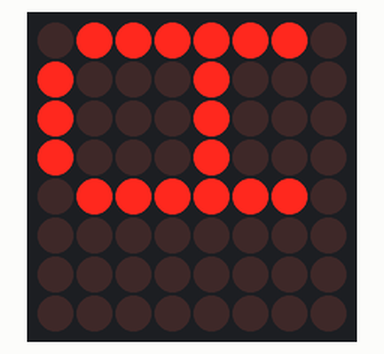
Recording of a sketch running on a simulated Arduino Uno, built with avr-gcc and run on an emulated ATmega328P. Shown: 8×8 LED matrix.

Above: at 0.1 s.
At 1.1 s:
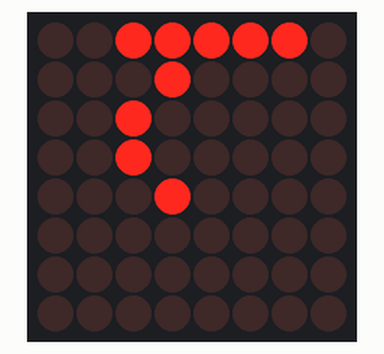
At 2.1 s:
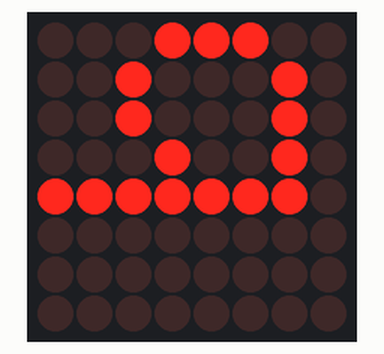
At 3.1 s:
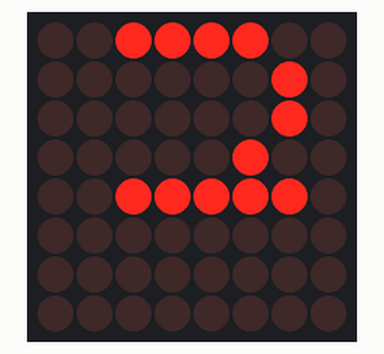
At 5.1 s:
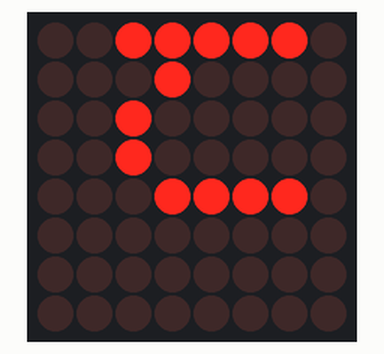
At 7.1 s:
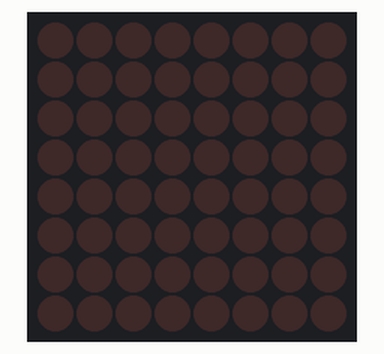

Measured:
- by itself, everything shown: repeats every 8.0 s, in 8 steps
- what the display in image 1 shows lasts 1.0 s, from 1.0 s to 2.0 s

The sketch:

LedMatrix.ino
```cpp
//We always have to include the library
#include "LedControl.h"

/*
 Now we need a LedControl to work with.
 ***** These pin numbers will probably not work with your hardware *****
 pin 12 is connected to the DataIn
 pin 11 is connected to the CLK
 pin 10 is connected to LOAD
 We have only a single MAX72XX.
 */
LedControl lc=LedControl(12,11,10,1);

/* we always wait a bit between updates of the display */
unsigned long delaytime=1000;

void setup() {
  /*
   The MAX72XX is in power-saving mode on startup,
   we have to do a wakeup call
   */
  lc.shutdown(0,false);
  /* Set the brightness to a medium values */
  lc.setIntensity(0,8);
  /* and clear the display */
  lc.clearDisplay(0);
}

/*
 This method will display the characters for the
 word "Arduino" one after the other on the matrix.
 (you need at least 5x7 leds to see the whole chars)
 */
void writeArduinoOnMatrix() {
  /* here is the data for the characters */
  byte a[5]={
    B01111110,
    B10001000,
    B10001000,
    B10001000,
    B01111110
    };
  byte r[5]={B00111110,B00010000,B00100000,B00100000,B00010000};
  byte d[5]={B00011100,B00100010,B00100010,B00010010,B11111110};
  byte u[5]={B00111100,B00000010,B00000010,B00000100,B00111110};
  byte i[5]={B00000000,B00100010,B10111110,B00000010,B00000000};
  byte n[5]={B00111110,B00010000,B00100000,B00100000,B00011110};
  byte o[5]={B00011100,B00100010,B00100010,B00100010,B00011100};

  /* now display them one by one with a small delay */
  lc.setRow(0,0,a[0]);
  lc.setRow(0,1,a[1]);
  lc.setRow(0,2,a[2]);
  lc.setRow(0,3,a[3]);
  lc.setRow(0,4,a[4]);
  delay(delaytime);
  lc.setRow(0,0,r[0]);
  lc.setRow(0,1,r[1]);
  lc.setRow(0,2,r[2]);
  lc.setRow(0,3,r[3]);
  lc.setRow(0,4,r[4]);
  delay(delaytime);
  lc.setRow(0,0,d[0]);
  lc.setRow(0,1,d[1]);
  lc.setRow(0,2,d[2]);
  lc.setRow(0,3,d[3]);
  lc.setRow(0,4,d[4]);
  delay(delaytime);
  lc.setRow(0,0,u[0]);
  lc.setRow(0,1,u[1]);
  lc.setRow(0,2,u[2]);
  lc.setRow(0,3,u[3]);
  lc.setRow(0,4,u[4]);
  delay(delaytime);
  lc.setRow(0,0,i[0]);
  lc.setRow(0,1,i[1]);
  lc.setRow(0,2,i[2]);
  lc.setRow(0,3,i[3]);
  lc.setRow(0,4,i[4]);
  delay(delaytime);
  lc.setRow(0,0,n[0]);
  lc.setRow(0,1,n[1]);
  lc.setRow(0,2,n[2]);
  lc.setRow(0,3,n[3]);
  lc.setRow(0,4,n[4]);
  delay(delaytime);
  lc.setRow(0,0,o[0]);
  lc.setRow(0,1,o[1]);
  lc.setRow(0,2,o[2]);
  lc.setRow(0,3,o[3]);
  lc.setRow(0,4,o[4]);
  delay(delaytime);
  lc.setRow(0,0,0);
  lc.setRow(0,1,0);
  lc.setRow(0,2,0);
  lc.setRow(0,3,0);
  lc.setRow(0,4,0);
  delay(delaytime);
}

/*
  This function lights up a some Leds in a row.
 The pattern will be repeated on every row.
 The pattern will blink along with the row-number.
 row number 4 (index==3) will blink 4 times etc.

void rows() {
  for(int row=0;row<8;row++) {
    delay(delaytime);
    lc.setRow(0,row,B10100000);
    delay(delaytime);
    lc.setRow(0,row,(byte)0);
    for(int i=0;i<row;i++) {
      delay(delaytime);
      lc.setRow(0,row,B10100000);
      delay(delaytime);
      lc.setRow(0,row,(byte)0);
    }
  }
}


  This function lights up a some Leds in a column.
 The pattern will be repeated on every column.
 The pattern will blink along with the column-number.
 column number 4 (index==3) will blink 4 times etc.

void columns() {
  for(int col=0;col<8;col++) {
    delay(delaytime);
    lc.setColumn(0,col,B10100000);
    delay(delaytime);
    lc.setColumn(0,col,(byte)0);
    for(int i=0;i<col;i++) {
      delay(delaytime);
      lc.setColumn(0,col,B10100000);
      delay(delaytime);
      lc.setColumn(0,col,(byte)0);
    }
  }
}


 This function will light up every Led on the matrix.
 The led will blink along with the row-number.
 row number 4 (index==3) will blink 4 times etc.

void single() {
  for(int row=0;row<8;row++) {
    for(int col=0;col<8;col++) {
      delay(delaytime);
      lc.setLed(0,row,col,true);
      delay(delaytime);
      for(int i=0;i<col;i++) {
        lc.setLed(0,row,col,false);
        delay(delaytime);
        lc.setLed(0,row,col,true);
        delay(delaytime);
      }
    }
  }
}
*/
void loop() {
  writeArduinoOnMatrix();/*
  rows();
  columns();
  single();*/
  lc.clearDisplay(0);
}
```
